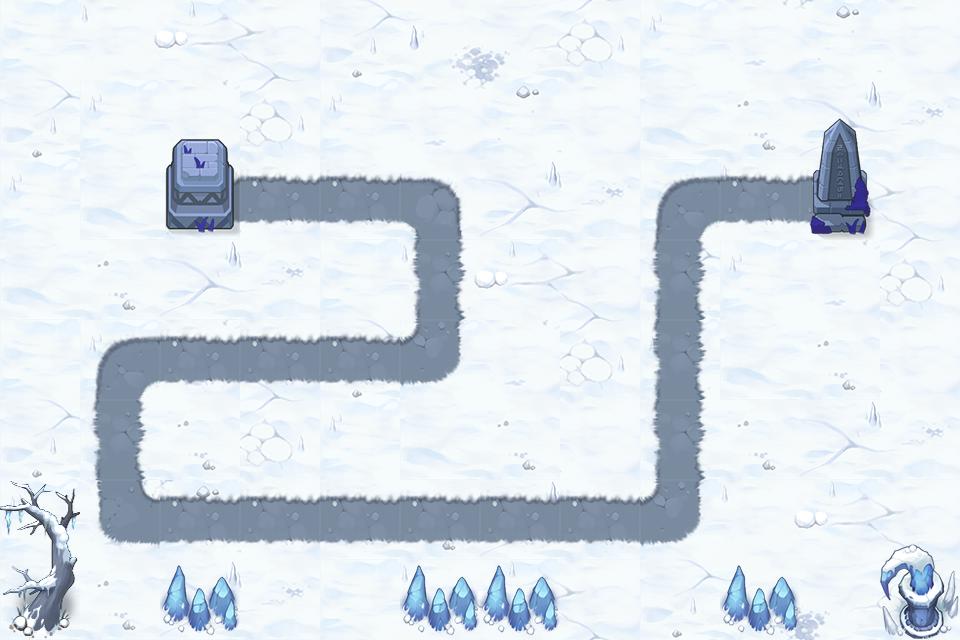

Tiled map render using the project's own tile images. Description and the map definition, with tile-layer contents summarised, below:
An orthogonal 12x8 tile map with 80x80 px tiles, 3 tile layers (background, road, object) and 16 objects (P0, P1, P2, P3, P4, ...).

<map version="1.0" tiledversion="1.0.3" orientation="orthogonal" renderorder="right-down" width="12" height="8" tilewidth="80" tileheight="80" nextobjectid="19">
 <tileset firstgid="1" source="xuedi.tsx" />
 <layer name="background" width="12" height="8">
  <data>[96 cells, 96 non-empty, 16 distinct tile ids]</data>
 </layer>
 <layer name="road" width="12" height="8">
  <data>[96 cells, 25 non-empty, 8 distinct tile ids]</data>
 </layer>
 <layer name="object" width="12" height="8">
  <data>[96 cells, 12 non-empty, 9 distinct tile ids]</data>
 </layer>
 <objectgroup name="path" visible="0">
  <object id="1" name="P0" x="240" y="200" />
  <object id="2" name="P1" x="440" y="200" />
  <object id="3" name="P2" x="440" y="360" />
  <object id="4" name="P3" x="120" y="360" />
  <object id="5" name="P4" x="120" y="520" />
  <object id="6" name="P5" x="680" y="520" />
  <object id="7" name="P6" x="680" y="200" />
  <object id="8" name="P7" x="800" y="200" />
  <object id="9" name="O0" x="0" y="80" width="160" height="240" />
  <object id="10" name="O1" x="240" y="80" width="560" height="80" />
  <object id="11" name="O2" x="160" y="240" width="240" height="80" />
  <object id="12" name="O3" x="0" y="320" width="80" height="160" />
  <object id="14" name="O4" x="480" y="160" width="160" height="240" />
  <object id="15" name="O5" x="160" y="400" width="480" height="80" />
  <object id="16" name="O6" x="720" y="240" width="160" height="320" />
  <object id="17" name="O7" x="880" y="80" width="80" height="400" />
 </objectgroup>
</map>
